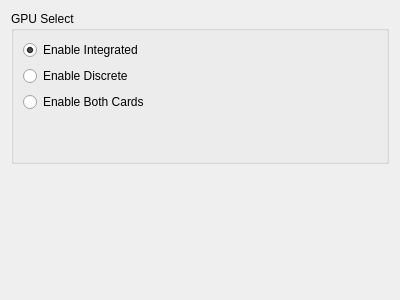
<?xml version="1.0" encoding="UTF-8"?>
<ui version="4.0">
 <class>Startup</class>
 <widget class="QWidget" name="Startup">
  <property name="geometry">
   <rect>
    <x>0</x>
    <y>0</y>
    <width>400</width>
    <height>300</height>
   </rect>
  </property>
  <property name="windowTitle">
   <string>Form</string>
  </property>
  <layout class="QVBoxLayout" name="verticalLayout_2">
   <item>
    <widget class="QGroupBox" name="groupBox">
     <property name="title">
      <string>GPU Select</string>
     </property>
     <layout class="QVBoxLayout" name="verticalLayout">
      <item>
       <widget class="QRadioButton" name="startupIGD">
        <property name="text">
         <string>Enable Integrated</string>
        </property>
        <property name="checked">
         <bool>true</bool>
        </property>
       </widget>
      </item>
      <item>
       <widget class="QRadioButton" name="startupDIS">
        <property name="text">
         <string>Enable Discrete</string>
        </property>
       </widget>
      </item>
      <item>
       <widget class="QRadioButton" name="startupALL">
        <property name="text">
         <string>Enable Both Cards</string>
        </property>
       </widget>
      </item>
      <item>
       <spacer name="verticalSpacer">
        <property name="orientation">
         <enum>Qt::Vertical</enum>
        </property>
        <property name="sizeHint" stdset="0">
         <size>
          <width>20</width>
          <height>40</height>
         </size>
        </property>
       </spacer>
      </item>
     </layout>
    </widget>
   </item>
   <item>
    <spacer name="verticalSpacer_2">
     <property name="orientation">
      <enum>Qt::Vertical</enum>
     </property>
     <property name="sizeHint" stdset="0">
      <size>
       <width>20</width>
       <height>40</height>
      </size>
     </property>
    </spacer>
   </item>
  </layout>
 </widget>
 <resources/>
 <connections/>
</ui>
